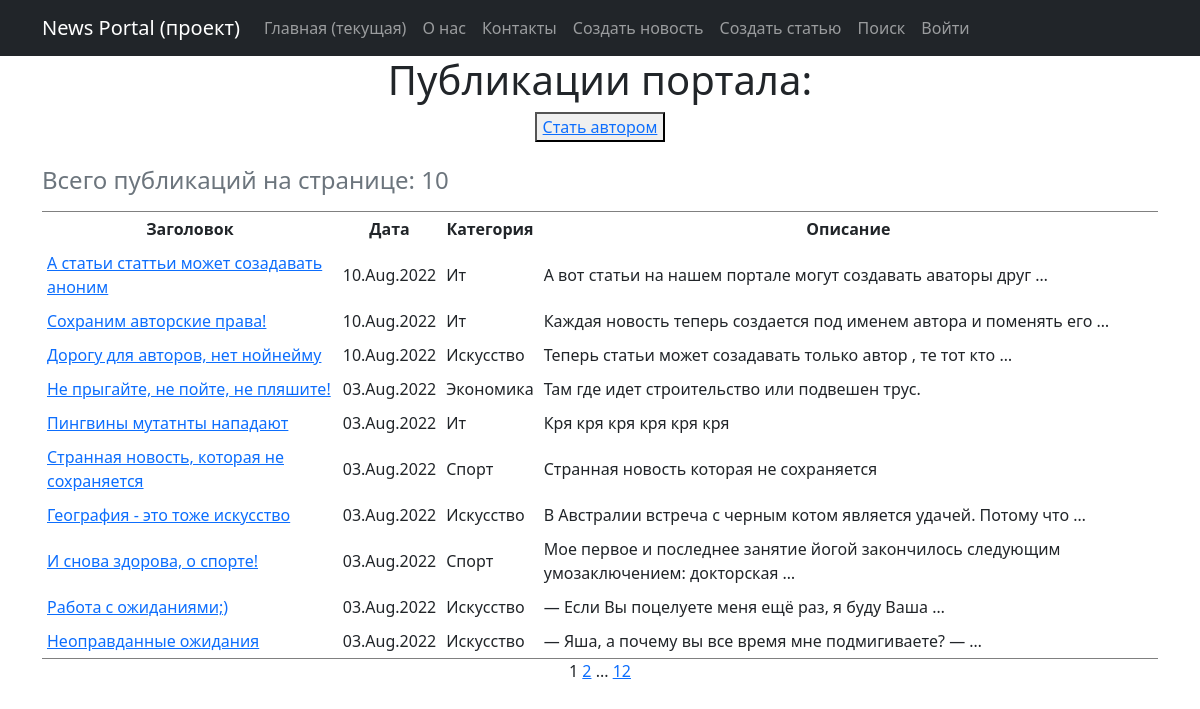
The app's page /posts/, older data.
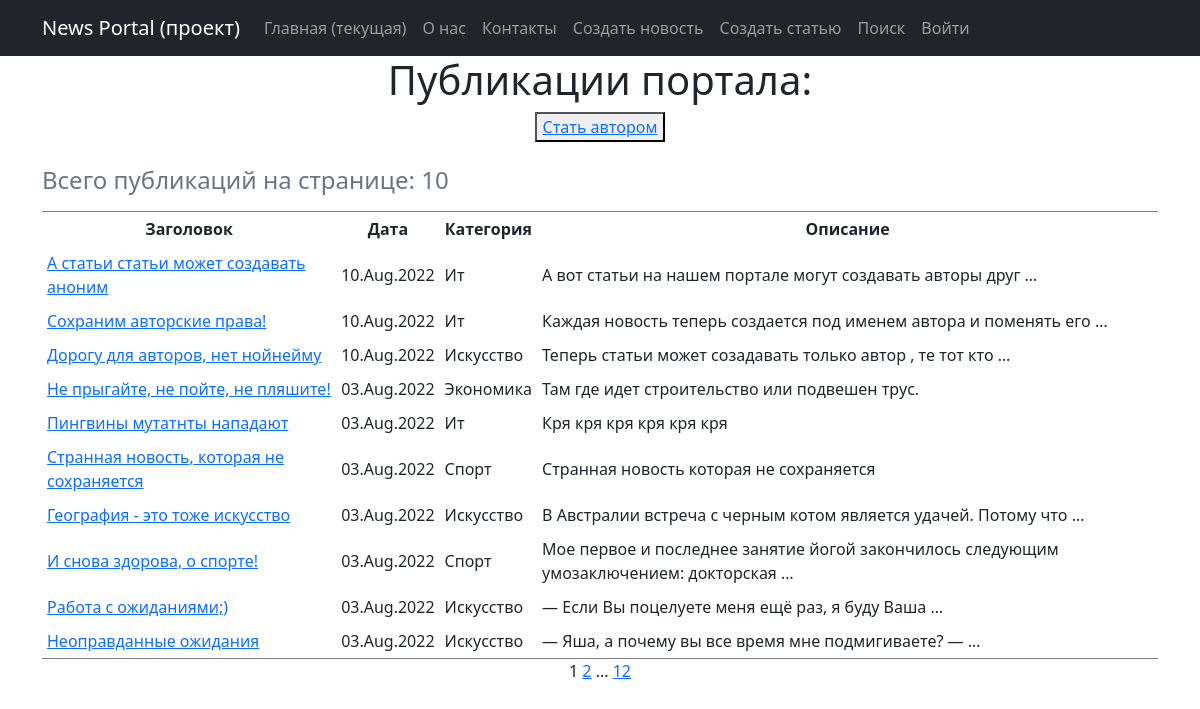
The same page, newer data.
### news/models.py (models this page shows, shortened)
class Post(models.Model):
    news = 'NW'
    article = 'AR'
    POST_TYPES =[
        (news, 'Новость'),
        (article, 'Статья'),
    ]
    author_user = models.ForeignKey('Author', on_delete=models.CASCADE)
    post_type = models.CharField(max_length=2,
                                  choices=POST_TYPES,
                                  default=article)
    create_date = models.DateTimeField(auto_now_add=True)
    category = models.ManyToManyField('Category', through='PostCategory')
    header_post = models.CharField(max_length=128)
    text_post = models.TextField()
    rating_post = models.SmallIntegerField(default=0)
    def get_absolute_url(self):
        return reverse('post_detail', args=[str(self.pk)])
    class Meta:
        verbose_name = 'Публикация'
        verbose_name_plural = 'Публикации'

class Category(models.Model):
    name_category = models.CharField(
        max_length=64,
        unique=True,
        verbose_name='Название',
        help_text='Название категории - 64 символа',
    )
    subscribers = models.ManyToManyField(
        User,
        through='CategorySubscriber',
        blank=True,
    )
    def __str__(self):
        return f"{self.name_category.title()}"
    class Meta:
        verbose_name = 'Категория'
        verbose_name_plural = 'Категории'

### news/views.py (the view)
# urls.py: path('', PostsList.as_view(), name='home'),
class PostsList(ListView):
    model = Post
    ordering = '-create_date'
    template_name = 'posts.html'
    context_object_name = 'posts'
    paginate_by = 10
    def get_context_data(self, **kwargs):
        context = super().get_context_data(**kwargs)
        context['is_not_author'] = not self.request.user.groups.filter(name='authors').exists()
        return context

### news/templatetags/custom_filters.py (called while the page is built)
@register.filter()
def censor(value):
    if not isinstance(value, str):
        raise TypeError("Цензура осуществляется только для объекта типа строка (str)")
    else:
        list_ = value.split(" ")
        for i in range(len(list_)):
            if list_[i].strip(string.punctuation).lower() in CENSOR_LIST:
                for j in range(1, len(list_[i])):
                    if list_[i][j] not in string.punctuation:
                        list_[i] = f"{list_[i][:j]}*{list_[i][j+1:]}"
        return f'{" ".join(list_)}'

### templates/posts.html (shortened to what this page needs)
{% extends 'flatpages/default.html' %}
{% load custom_filters %}
{% block content %}
<h1>Публикации портала:</h1>
<p>
{% if is_not_author %}
   <button><a href="{% url 'profile_user_upgrade' %}"> Стать автором </a></button>
{% endif %}
</p>
{% if posts %}
    <table border="3" cellspacing="10" cellpadding="5" frame="hsides">
        <caption align="top"> <h4>Всего публикаций на странице: {{ posts|length }}</h4></caption>
        <tr>
            <th>Заголовок</th>
            <th>Дата</th>
            <th>Категория</th>
            <th>Описание</th>
        </tr>
        {% for post in posts %}
        <tr>
            <td align="left"><a href="{{ post.get_absolute_url  }}"> {{ post.header_post|censor }} </a></td>
            <td>{{ post.create_date|date:'d.M.Y' }}</td>
            <td align="left">
                {% for cat in post.category.all %}
                {{ cat }}
                {% endfor %}
            </td>
            <td align="left">{{ post.text_post|truncatewords:10|censor }}</td>
        </tr>
        {% endfor %}
    </table>
{% else %}
    <h3>А новостей на сегодня нет!</h3>
{% endif %}
    {{ page_obj.number }}
    {% if  page_obj.has_next %}
        <a href="?page={{ page_obj.next_page_number }}">{{ page_obj.next_page_number }}</a>
        {% if paginator.num_pages != page_obj.next_page_number %}
            ...
            <a href="?page={{ page_obj.paginator.num_pages }}">{{ page_obj.paginator.num_pages }}</a>
        {% endif %}
    {% endif%}
{% endblock content %}

### templates/flatpages/default.html (shortened to what this page needs)
<!DOCTYPE html>
<html lang="en">
    <head>
        {% load static %}
        {% load custom_filters %}
        <link href="{% static 'css/styles.css' %}" rel="stylesheet" />
    </head>
    <body>
        <nav class="navbar navbar-expand-lg navbar-dark bg-dark static-top">
           <div class="container">
               <a class="navbar-brand" href="#">News Portal (проект)</a>
               <div class="collapse navbar-collapse" id="navbarResponsive">
                   <ul class="navbar-nav ml-auto">
                       <li class="nav-item active">
                           <a class="nav-link" href="/posts/">Главная
                               <span class="sr-only">(текущая)</span>
                           </a>
                       </li>
                       <li class="nav-item">
                           <a class="nav-link" href="/about/">О нас</a>
                       </li>
                       <li class="nav-item">
                           <a class="nav-link" href="/contacts/">Контакты</a>
                       </li>
                       <li class="nav-item">
                           <a class="nav-link" href="{% url 'post_create_new' %}">Создать новость</a>
                       </li>
                       <li class="nav-item">
                           <a class="nav-link" href="{% url 'post_create_article' %}">Создать статью</a>
                       </li>
                       <li class="nav-item">
                           <a class="nav-link" href="{% url 'posts_list_search' %}">Поиск</a>
                       </li>
                       <li class="nav-item">
                           {% if request.user.is_authenticated %}
                           <a class="nav-link" href="http://127.0.0.1:8000/accounts/logout/">Выйти</a>
                           {% else %}
                           <a class="nav-link" href="http://127.0.0.1:8000/accounts/login/">Войти</a>
                           {% endif %}
                       </li>
                   </ul>
               </div>
           </div>
        </nav>
        <div class="container">
           <div class="row">
               <div class="col-lg-12 text-center">
                   {% block content %}{% endblock content %}
               </div>
           </div>
        </div>
    </body>
</html>

Row changes from the older to the newer data that the page shows:
changed Post: header_post|censor "А статьи статтьи может созадавать аноним" → "А статьи статьи может создавать аноним"; text_post|censor "А вот статьи на нашем портале могут создавать аваторы друг …" → "А вот статьи на нашем портале могут создавать авторы друг …"
